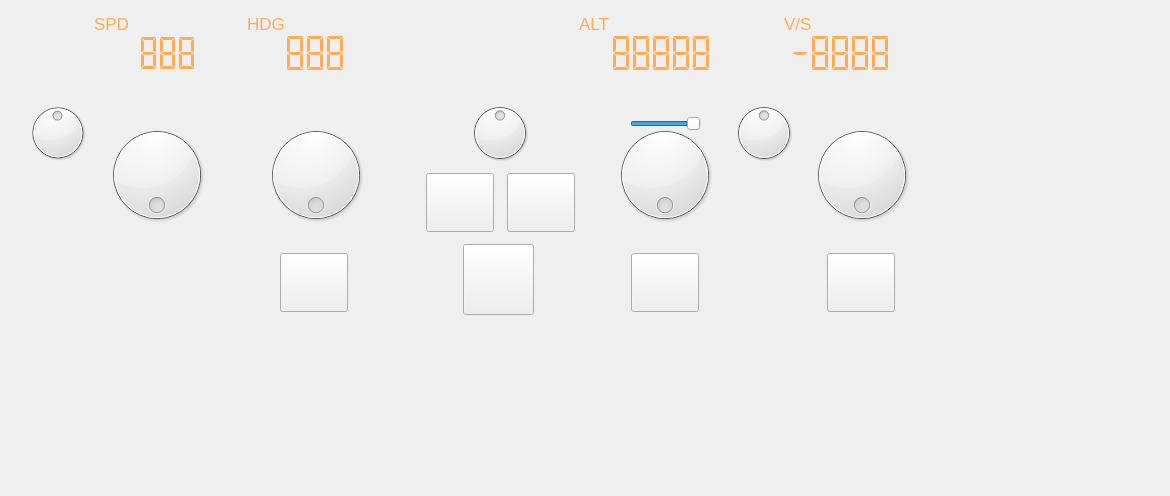
<?xml version="1.0" encoding="UTF-8"?>
<ui version="4.0">
 <class>FCUwindow</class>
 <widget class="QWidget" name="FCUwindow">
  <property name="geometry">
   <rect>
    <x>0</x>
    <y>0</y>
    <width>1170</width>
    <height>496</height>
   </rect>
  </property>
  <property name="windowTitle">
   <string>Form</string>
  </property>
  <widget class="QFrame" name="FCU_Display_Frame">
   <property name="geometry">
    <rect>
     <x>70</x>
     <y>0</y>
     <width>861</width>
     <height>91</height>
    </rect>
   </property>
   <property name="frameShape">
    <enum>QFrame::NoFrame</enum>
   </property>
   <property name="frameShadow">
    <enum>QFrame::Raised</enum>
   </property>
   <property name="lineWidth">
    <number>0</number>
   </property>
   <widget class="QLabel" name="label_SPD">
    <property name="geometry">
     <rect>
      <x>24</x>
      <y>13</y>
      <width>51</width>
      <height>22</height>
     </rect>
    </property>
    <property name="palette">
     <palette>
      <active>
       <colorrole role="WindowText">
        <brush brushstyle="SolidPattern">
         <color alpha="255">
          <red>255</red>
          <green>170</green>
          <blue>85</blue>
         </color>
        </brush>
       </colorrole>
      </active>
      <inactive>
       <colorrole role="WindowText">
        <brush brushstyle="SolidPattern">
         <color alpha="255">
          <red>255</red>
          <green>170</green>
          <blue>85</blue>
         </color>
        </brush>
       </colorrole>
      </inactive>
      <disabled>
       <colorrole role="WindowText">
        <brush brushstyle="SolidPattern">
         <color alpha="255">
          <red>69</red>
          <green>69</green>
          <blue>69</blue>
         </color>
        </brush>
       </colorrole>
      </disabled>
     </palette>
    </property>
    <property name="font">
     <font>
      <pointsize>13</pointsize>
     </font>
    </property>
    <property name="text">
     <string>SPD</string>
    </property>
   </widget>
   <widget class="QLabel" name="label_HDG">
    <property name="geometry">
     <rect>
      <x>177</x>
      <y>13</y>
      <width>40</width>
      <height>22</height>
     </rect>
    </property>
    <property name="palette">
     <palette>
      <active>
       <colorrole role="WindowText">
        <brush brushstyle="SolidPattern">
         <color alpha="255">
          <red>255</red>
          <green>170</green>
          <blue>85</blue>
         </color>
        </brush>
       </colorrole>
      </active>
      <inactive>
       <colorrole role="WindowText">
        <brush brushstyle="SolidPattern">
         <color alpha="255">
          <red>255</red>
          <green>170</green>
          <blue>85</blue>
         </color>
        </brush>
       </colorrole>
      </inactive>
      <disabled>
       <colorrole role="WindowText">
        <brush brushstyle="SolidPattern">
         <color alpha="255">
          <red>69</red>
          <green>69</green>
          <blue>69</blue>
         </color>
        </brush>
       </colorrole>
      </disabled>
     </palette>
    </property>
    <property name="font">
     <font>
      <pointsize>13</pointsize>
     </font>
    </property>
    <property name="text">
     <string>HDG</string>
    </property>
   </widget>
   <widget class="QLabel" name="label_ALT">
    <property name="geometry">
     <rect>
      <x>509</x>
      <y>13</y>
      <width>40</width>
      <height>22</height>
     </rect>
    </property>
    <property name="palette">
     <palette>
      <active>
       <colorrole role="WindowText">
        <brush brushstyle="SolidPattern">
         <color alpha="255">
          <red>255</red>
          <green>170</green>
          <blue>85</blue>
         </color>
        </brush>
       </colorrole>
      </active>
      <inactive>
       <colorrole role="WindowText">
        <brush brushstyle="SolidPattern">
         <color alpha="255">
          <red>255</red>
          <green>170</green>
          <blue>85</blue>
         </color>
        </brush>
       </colorrole>
      </inactive>
      <disabled>
       <colorrole role="WindowText">
        <brush brushstyle="SolidPattern">
         <color alpha="255">
          <red>69</red>
          <green>69</green>
          <blue>69</blue>
         </color>
        </brush>
       </colorrole>
      </disabled>
     </palette>
    </property>
    <property name="font">
     <font>
      <pointsize>13</pointsize>
     </font>
    </property>
    <property name="text">
     <string>ALT</string>
    </property>
   </widget>
   <widget class="QLabel" name="label_VS">
    <property name="geometry">
     <rect>
      <x>714</x>
      <y>13</y>
      <width>40</width>
      <height>22</height>
     </rect>
    </property>
    <property name="palette">
     <palette>
      <active>
       <colorrole role="WindowText">
        <brush brushstyle="SolidPattern">
         <color alpha="255">
          <red>255</red>
          <green>170</green>
          <blue>85</blue>
         </color>
        </brush>
       </colorrole>
      </active>
      <inactive>
       <colorrole role="WindowText">
        <brush brushstyle="SolidPattern">
         <color alpha="255">
          <red>255</red>
          <green>170</green>
          <blue>85</blue>
         </color>
        </brush>
       </colorrole>
      </inactive>
      <disabled>
       <colorrole role="WindowText">
        <brush brushstyle="SolidPattern">
         <color alpha="255">
          <red>69</red>
          <green>69</green>
          <blue>69</blue>
         </color>
        </brush>
       </colorrole>
      </disabled>
     </palette>
    </property>
    <property name="font">
     <font>
      <pointsize>13</pointsize>
     </font>
    </property>
    <property name="text">
     <string>V/S</string>
    </property>
   </widget>
   <widget class="QLCDNumber" name="lcdn_SPD">
    <property name="geometry">
     <rect>
      <x>48</x>
      <y>33</y>
      <width>81</width>
      <height>41</height>
     </rect>
    </property>
    <property name="palette">
     <palette>
      <active>
       <colorrole role="WindowText">
        <brush brushstyle="SolidPattern">
         <color alpha="255">
          <red>255</red>
          <green>170</green>
          <blue>85</blue>
         </color>
        </brush>
       </colorrole>
      </active>
      <inactive>
       <colorrole role="WindowText">
        <brush brushstyle="SolidPattern">
         <color alpha="255">
          <red>255</red>
          <green>170</green>
          <blue>85</blue>
         </color>
        </brush>
       </colorrole>
      </inactive>
      <disabled>
       <colorrole role="WindowText">
        <brush brushstyle="SolidPattern">
         <color alpha="255">
          <red>69</red>
          <green>69</green>
          <blue>69</blue>
         </color>
        </brush>
       </colorrole>
      </disabled>
     </palette>
    </property>
    <property name="frameShape">
     <enum>QFrame::NoFrame</enum>
    </property>
    <property name="digitCount">
     <number>4</number>
    </property>
    <property name="segmentStyle">
     <enum>QLCDNumber::Flat</enum>
    </property>
    <property name="intValue" stdset="0">
     <number>888</number>
    </property>
   </widget>
   <widget class="QLCDNumber" name="lcdn_HDG">
    <property name="geometry">
     <rect>
      <x>205</x>
      <y>33</y>
      <width>81</width>
      <height>41</height>
     </rect>
    </property>
    <property name="palette">
     <palette>
      <active>
       <colorrole role="WindowText">
        <brush brushstyle="SolidPattern">
         <color alpha="255">
          <red>255</red>
          <green>170</green>
          <blue>85</blue>
         </color>
        </brush>
       </colorrole>
      </active>
      <inactive>
       <colorrole role="WindowText">
        <brush brushstyle="SolidPattern">
         <color alpha="255">
          <red>255</red>
          <green>170</green>
          <blue>85</blue>
         </color>
        </brush>
       </colorrole>
      </inactive>
      <disabled>
       <colorrole role="WindowText">
        <brush brushstyle="SolidPattern">
         <color alpha="255">
          <red>69</red>
          <green>69</green>
          <blue>69</blue>
         </color>
        </brush>
       </colorrole>
      </disabled>
     </palette>
    </property>
    <property name="frameShape">
     <enum>QFrame::NoFrame</enum>
    </property>
    <property name="digitCount">
     <number>3</number>
    </property>
    <property name="segmentStyle">
     <enum>QLCDNumber::Flat</enum>
    </property>
    <property name="intValue" stdset="0">
     <number>888</number>
    </property>
   </widget>
   <widget class="QLCDNumber" name="lcdn_ALT">
    <property name="geometry">
     <rect>
      <x>537</x>
      <y>33</y>
      <width>110</width>
      <height>41</height>
     </rect>
    </property>
    <property name="palette">
     <palette>
      <active>
       <colorrole role="WindowText">
        <brush brushstyle="SolidPattern">
         <color alpha="255">
          <red>255</red>
          <green>170</green>
          <blue>85</blue>
         </color>
        </brush>
       </colorrole>
      </active>
      <inactive>
       <colorrole role="WindowText">
        <brush brushstyle="SolidPattern">
         <color alpha="255">
          <red>255</red>
          <green>170</green>
          <blue>85</blue>
         </color>
        </brush>
       </colorrole>
      </inactive>
      <disabled>
       <colorrole role="WindowText">
        <brush brushstyle="SolidPattern">
         <color alpha="255">
          <red>69</red>
          <green>69</green>
          <blue>69</blue>
         </color>
        </brush>
       </colorrole>
      </disabled>
     </palette>
    </property>
    <property name="frameShape">
     <enum>QFrame::NoFrame</enum>
    </property>
    <property name="digitCount">
     <number>5</number>
    </property>
    <property name="segmentStyle">
     <enum>QLCDNumber::Flat</enum>
    </property>
    <property name="intValue" stdset="0">
     <number>88888</number>
    </property>
   </widget>
   <widget class="QLCDNumber" name="lcdn_VS">
    <property name="geometry">
     <rect>
      <x>716</x>
      <y>33</y>
      <width>110</width>
      <height>41</height>
     </rect>
    </property>
    <property name="palette">
     <palette>
      <active>
       <colorrole role="WindowText">
        <brush brushstyle="SolidPattern">
         <color alpha="255">
          <red>255</red>
          <green>170</green>
          <blue>85</blue>
         </color>
        </brush>
       </colorrole>
      </active>
      <inactive>
       <colorrole role="WindowText">
        <brush brushstyle="SolidPattern">
         <color alpha="255">
          <red>255</red>
          <green>170</green>
          <blue>85</blue>
         </color>
        </brush>
       </colorrole>
      </inactive>
      <disabled>
       <colorrole role="WindowText">
        <brush brushstyle="SolidPattern">
         <color alpha="255">
          <red>69</red>
          <green>69</green>
          <blue>69</blue>
         </color>
        </brush>
       </colorrole>
      </disabled>
     </palette>
    </property>
    <property name="frameShape">
     <enum>QFrame::NoFrame</enum>
    </property>
    <property name="digitCount">
     <number>5</number>
    </property>
    <property name="segmentStyle">
     <enum>QLCDNumber::Flat</enum>
    </property>
    <property name="intValue" stdset="0">
     <number>-8888</number>
    </property>
   </widget>
  </widget>
  <widget class="QFrame" name="FCU_Buttons_Frame">
   <property name="geometry">
    <rect>
     <x>10</x>
     <y>93</y>
     <width>961</width>
     <height>231</height>
    </rect>
   </property>
   <property name="frameShape">
    <enum>QFrame::NoFrame</enum>
   </property>
   <property name="frameShadow">
    <enum>QFrame::Raised</enum>
   </property>
   <property name="lineWidth">
    <number>0</number>
   </property>
   <widget class="QDial" name="dial_HDG">
    <property name="geometry">
     <rect>
      <x>251</x>
      <y>27</y>
      <width>110</width>
      <height>110</height>
     </rect>
    </property>
    <property name="maximum">
     <number>30</number>
    </property>
    <property name="value">
     <number>0</number>
    </property>
    <property name="sliderPosition">
     <number>0</number>
    </property>
    <property name="tracking">
     <bool>true</bool>
    </property>
    <property name="orientation">
     <enum>Qt::Horizontal</enum>
    </property>
    <property name="invertedAppearance">
     <bool>false</bool>
    </property>
    <property name="wrapping">
     <bool>true</bool>
    </property>
    <property name="notchesVisible">
     <bool>false</bool>
    </property>
   </widget>
   <widget class="QDial" name="dial_ALT">
    <property name="geometry">
     <rect>
      <x>600</x>
      <y>27</y>
      <width>110</width>
      <height>110</height>
     </rect>
    </property>
    <property name="maximum">
     <number>10</number>
    </property>
    <property name="value">
     <number>0</number>
    </property>
    <property name="sliderPosition">
     <number>0</number>
    </property>
    <property name="tracking">
     <bool>true</bool>
    </property>
    <property name="orientation">
     <enum>Qt::Horizontal</enum>
    </property>
    <property name="invertedAppearance">
     <bool>false</bool>
    </property>
    <property name="wrapping">
     <bool>true</bool>
    </property>
    <property name="notchesVisible">
     <bool>false</bool>
    </property>
   </widget>
   <widget class="QDial" name="dial_SPD">
    <property name="geometry">
     <rect>
      <x>92</x>
      <y>27</y>
      <width>110</width>
      <height>110</height>
     </rect>
    </property>
    <property name="maximum">
     <number>50</number>
    </property>
    <property name="value">
     <number>0</number>
    </property>
    <property name="sliderPosition">
     <number>0</number>
    </property>
    <property name="tracking">
     <bool>true</bool>
    </property>
    <property name="orientation">
     <enum>Qt::Horizontal</enum>
    </property>
    <property name="invertedAppearance">
     <bool>false</bool>
    </property>
    <property name="wrapping">
     <bool>true</bool>
    </property>
    <property name="notchesVisible">
     <bool>false</bool>
    </property>
   </widget>
   <widget class="QDial" name="dial_VS">
    <property name="geometry">
     <rect>
      <x>797</x>
      <y>27</y>
      <width>110</width>
      <height>110</height>
     </rect>
    </property>
    <property name="maximum">
     <number>30</number>
    </property>
    <property name="value">
     <number>0</number>
    </property>
    <property name="sliderPosition">
     <number>0</number>
    </property>
    <property name="tracking">
     <bool>true</bool>
    </property>
    <property name="orientation">
     <enum>Qt::Horizontal</enum>
    </property>
    <property name="invertedAppearance">
     <bool>false</bool>
    </property>
    <property name="wrapping">
     <bool>true</bool>
    </property>
    <property name="notchesVisible">
     <bool>false</bool>
    </property>
   </widget>
   <widget class="QSlider" name="slider_ALT_SELECT">
    <property name="geometry">
     <rect>
      <x>620</x>
      <y>21</y>
      <width>71</width>
      <height>20</height>
     </rect>
    </property>
    <property name="maximum">
     <number>1</number>
    </property>
    <property name="sliderPosition">
     <number>1</number>
    </property>
    <property name="orientation">
     <enum>Qt::Horizontal</enum>
    </property>
   </widget>
   <widget class="QPushButton" name="button_athr">
    <property name="geometry">
     <rect>
      <x>453</x>
      <y>151</y>
      <width>71</width>
      <height>71</height>
     </rect>
    </property>
    <property name="text">
     <string/>
    </property>
    <property name="iconSize">
     <size>
      <width>57</width>
      <height>57</height>
     </size>
    </property>
   </widget>
   <widget class="QPushButton" name="button_loc">
    <property name="geometry">
     <rect>
      <x>270</x>
      <y>160</y>
      <width>68</width>
      <height>59</height>
     </rect>
    </property>
    <property name="text">
     <string/>
    </property>
    <property name="iconSize">
     <size>
      <width>54</width>
      <height>45</height>
     </size>
    </property>
   </widget>
   <widget class="QPushButton" name="button_ap1">
    <property name="geometry">
     <rect>
      <x>416</x>
      <y>80</y>
      <width>68</width>
      <height>59</height>
     </rect>
    </property>
    <property name="text">
     <string/>
    </property>
    <property name="iconSize">
     <size>
      <width>54</width>
      <height>45</height>
     </size>
    </property>
   </widget>
   <widget class="QPushButton" name="button_ap2">
    <property name="geometry">
     <rect>
      <x>497</x>
      <y>80</y>
      <width>68</width>
      <height>59</height>
     </rect>
    </property>
    <property name="text">
     <string/>
    </property>
    <property name="iconSize">
     <size>
      <width>54</width>
      <height>45</height>
     </size>
    </property>
   </widget>
   <widget class="QPushButton" name="button_exped">
    <property name="geometry">
     <rect>
      <x>621</x>
      <y>160</y>
      <width>68</width>
      <height>59</height>
     </rect>
    </property>
    <property name="text">
     <string/>
    </property>
    <property name="iconSize">
     <size>
      <width>54</width>
      <height>45</height>
     </size>
    </property>
   </widget>
   <widget class="QPushButton" name="button_appr">
    <property name="geometry">
     <rect>
      <x>817</x>
      <y>160</y>
      <width>68</width>
      <height>59</height>
     </rect>
    </property>
    <property name="text">
     <string/>
    </property>
    <property name="iconSize">
     <size>
      <width>54</width>
      <height>45</height>
     </size>
    </property>
   </widget>
   <widget class="QDial" name="dial_switch_SPD_MACH">
    <property name="geometry">
     <rect>
      <x>15</x>
      <y>7</y>
      <width>65</width>
      <height>65</height>
     </rect>
    </property>
    <property name="maximum">
     <number>2</number>
    </property>
    <property name="value">
     <number>1</number>
    </property>
    <property name="sliderPosition">
     <number>1</number>
    </property>
    <property name="wrapping">
     <bool>true</bool>
    </property>
   </widget>
   <widget class="QDial" name="dial_switch_HDG_TRK">
    <property name="geometry">
     <rect>
      <x>457</x>
      <y>7</y>
      <width>66</width>
      <height>66</height>
     </rect>
    </property>
    <property name="maximum">
     <number>2</number>
    </property>
    <property name="sliderPosition">
     <number>1</number>
    </property>
    <property name="wrapping">
     <bool>true</bool>
    </property>
   </widget>
   <widget class="QDial" name="dial_switch_MET_ALT">
    <property name="geometry">
     <rect>
      <x>721</x>
      <y>7</y>
      <width>66</width>
      <height>66</height>
     </rect>
    </property>
    <property name="maximum">
     <number>2</number>
    </property>
    <property name="sliderPosition">
     <number>1</number>
    </property>
    <property name="wrapping">
     <bool>true</bool>
    </property>
   </widget>
  </widget>
  <widget class="QLabel" name="label">
   <property name="geometry">
    <rect>
     <x>0</x>
     <y>0</y>
     <width>1000</width>
     <height>320</height>
    </rect>
   </property>
   <property name="text">
    <string/>
   </property>
   <property name="pixmap">
    <pixmap resource="fcu_rc.qrc">:/FCUrc/Images/FCU_background.jpg</pixmap>
   </property>
  </widget>
  <zorder>label</zorder>
  <zorder>FCU_Display_Frame</zorder>
  <zorder>FCU_Buttons_Frame</zorder>
 </widget>
 <resources>
  <include location="fcu_rc.qrc"/>
 </resources>
 <connections/>
</ui>
